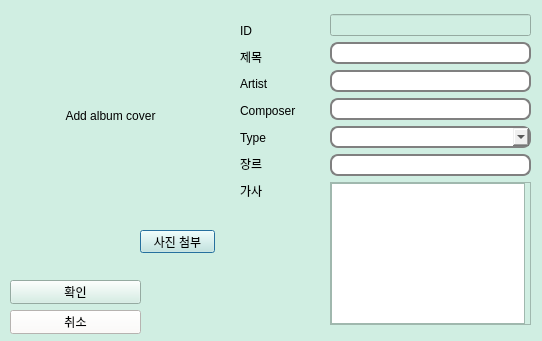
<?xml version="1.0" encoding="UTF-8"?>
<ui version="4.0">
 <class>ReviseWidget</class>
 <widget class="QDialog" name="ReviseWidget">
  <property name="geometry">
   <rect>
    <x>0</x>
    <y>0</y>
    <width>542</width>
    <height>341</height>
   </rect>
  </property>
  <property name="palette">
   <palette>
    <active>
     <colorrole role="WindowText">
      <brush brushstyle="SolidPattern">
       <color alpha="255">
        <red>0</red>
        <green>0</green>
        <blue>0</blue>
       </color>
      </brush>
     </colorrole>
     <colorrole role="Button">
      <brush brushstyle="SolidPattern">
       <color alpha="255">
        <red>208</red>
        <green>238</green>
        <blue>226</blue>
       </color>
      </brush>
     </colorrole>
     <colorrole role="Light">
      <brush brushstyle="SolidPattern">
       <color alpha="255">
        <red>255</red>
        <green>255</green>
        <blue>255</blue>
       </color>
      </brush>
     </colorrole>
     <colorrole role="Midlight">
      <brush brushstyle="SolidPattern">
       <color alpha="255">
        <red>231</red>
        <green>246</green>
        <blue>240</blue>
       </color>
      </brush>
     </colorrole>
     <colorrole role="Dark">
      <brush brushstyle="SolidPattern">
       <color alpha="255">
        <red>104</red>
        <green>119</green>
        <blue>113</blue>
       </color>
      </brush>
     </colorrole>
     <colorrole role="Mid">
      <brush brushstyle="SolidPattern">
       <color alpha="255">
        <red>139</red>
        <green>159</green>
        <blue>151</blue>
       </color>
      </brush>
     </colorrole>
     <colorrole role="Text">
      <brush brushstyle="SolidPattern">
       <color alpha="255">
        <red>0</red>
        <green>0</green>
        <blue>0</blue>
       </color>
      </brush>
     </colorrole>
     <colorrole role="BrightText">
      <brush brushstyle="SolidPattern">
       <color alpha="255">
        <red>255</red>
        <green>255</green>
        <blue>255</blue>
       </color>
      </brush>
     </colorrole>
     <colorrole role="ButtonText">
      <brush brushstyle="SolidPattern">
       <color alpha="255">
        <red>0</red>
        <green>0</green>
        <blue>0</blue>
       </color>
      </brush>
     </colorrole>
     <colorrole role="Base">
      <brush brushstyle="SolidPattern">
       <color alpha="255">
        <red>255</red>
        <green>255</green>
        <blue>255</blue>
       </color>
      </brush>
     </colorrole>
     <colorrole role="Window">
      <brush brushstyle="SolidPattern">
       <color alpha="255">
        <red>208</red>
        <green>238</green>
        <blue>226</blue>
       </color>
      </brush>
     </colorrole>
     <colorrole role="Shadow">
      <brush brushstyle="SolidPattern">
       <color alpha="255">
        <red>0</red>
        <green>0</green>
        <blue>0</blue>
       </color>
      </brush>
     </colorrole>
     <colorrole role="AlternateBase">
      <brush brushstyle="SolidPattern">
       <color alpha="255">
        <red>231</red>
        <green>246</green>
        <blue>240</blue>
       </color>
      </brush>
     </colorrole>
     <colorrole role="ToolTipBase">
      <brush brushstyle="SolidPattern">
       <color alpha="255">
        <red>255</red>
        <green>255</green>
        <blue>220</blue>
       </color>
      </brush>
     </colorrole>
     <colorrole role="ToolTipText">
      <brush brushstyle="SolidPattern">
       <color alpha="255">
        <red>0</red>
        <green>0</green>
        <blue>0</blue>
       </color>
      </brush>
     </colorrole>
     <colorrole role="PlaceholderText">
      <brush brushstyle="SolidPattern">
       <color alpha="128">
        <red>0</red>
        <green>0</green>
        <blue>0</blue>
       </color>
      </brush>
     </colorrole>
    </active>
    <inactive>
     <colorrole role="WindowText">
      <brush brushstyle="SolidPattern">
       <color alpha="255">
        <red>0</red>
        <green>0</green>
        <blue>0</blue>
       </color>
      </brush>
     </colorrole>
     <colorrole role="Button">
      <brush brushstyle="SolidPattern">
       <color alpha="255">
        <red>208</red>
        <green>238</green>
        <blue>226</blue>
       </color>
      </brush>
     </colorrole>
     <colorrole role="Light">
      <brush brushstyle="SolidPattern">
       <color alpha="255">
        <red>255</red>
        <green>255</green>
        <blue>255</blue>
       </color>
      </brush>
     </colorrole>
     <colorrole role="Midlight">
      <brush brushstyle="SolidPattern">
       <color alpha="255">
        <red>231</red>
        <green>246</green>
        <blue>240</blue>
       </color>
      </brush>
     </colorrole>
     <colorrole role="Dark">
      <brush brushstyle="SolidPattern">
       <color alpha="255">
        <red>104</red>
        <green>119</green>
        <blue>113</blue>
       </color>
      </brush>
     </colorrole>
     <colorrole role="Mid">
      <brush brushstyle="SolidPattern">
       <color alpha="255">
        <red>139</red>
        <green>159</green>
        <blue>151</blue>
       </color>
      </brush>
     </colorrole>
     <colorrole role="Text">
      <brush brushstyle="SolidPattern">
       <color alpha="255">
        <red>0</red>
        <green>0</green>
        <blue>0</blue>
       </color>
      </brush>
     </colorrole>
     <colorrole role="BrightText">
      <brush brushstyle="SolidPattern">
       <color alpha="255">
        <red>255</red>
        <green>255</green>
        <blue>255</blue>
       </color>
      </brush>
     </colorrole>
     <colorrole role="ButtonText">
      <brush brushstyle="SolidPattern">
       <color alpha="255">
        <red>0</red>
        <green>0</green>
        <blue>0</blue>
       </color>
      </brush>
     </colorrole>
     <colorrole role="Base">
      <brush brushstyle="SolidPattern">
       <color alpha="255">
        <red>255</red>
        <green>255</green>
        <blue>255</blue>
       </color>
      </brush>
     </colorrole>
     <colorrole role="Window">
      <brush brushstyle="SolidPattern">
       <color alpha="255">
        <red>208</red>
        <green>238</green>
        <blue>226</blue>
       </color>
      </brush>
     </colorrole>
     <colorrole role="Shadow">
      <brush brushstyle="SolidPattern">
       <color alpha="255">
        <red>0</red>
        <green>0</green>
        <blue>0</blue>
       </color>
      </brush>
     </colorrole>
     <colorrole role="AlternateBase">
      <brush brushstyle="SolidPattern">
       <color alpha="255">
        <red>231</red>
        <green>246</green>
        <blue>240</blue>
       </color>
      </brush>
     </colorrole>
     <colorrole role="ToolTipBase">
      <brush brushstyle="SolidPattern">
       <color alpha="255">
        <red>255</red>
        <green>255</green>
        <blue>220</blue>
       </color>
      </brush>
     </colorrole>
     <colorrole role="ToolTipText">
      <brush brushstyle="SolidPattern">
       <color alpha="255">
        <red>0</red>
        <green>0</green>
        <blue>0</blue>
       </color>
      </brush>
     </colorrole>
     <colorrole role="PlaceholderText">
      <brush brushstyle="SolidPattern">
       <color alpha="128">
        <red>0</red>
        <green>0</green>
        <blue>0</blue>
       </color>
      </brush>
     </colorrole>
    </inactive>
    <disabled>
     <colorrole role="WindowText">
      <brush brushstyle="SolidPattern">
       <color alpha="255">
        <red>104</red>
        <green>119</green>
        <blue>113</blue>
       </color>
      </brush>
     </colorrole>
     <colorrole role="Button">
      <brush brushstyle="SolidPattern">
       <color alpha="255">
        <red>208</red>
        <green>238</green>
        <blue>226</blue>
       </color>
      </brush>
     </colorrole>
     <colorrole role="Light">
      <brush brushstyle="SolidPattern">
       <color alpha="255">
        <red>255</red>
        <green>255</green>
        <blue>255</blue>
       </color>
      </brush>
     </colorrole>
     <colorrole role="Midlight">
      <brush brushstyle="SolidPattern">
       <color alpha="255">
        <red>231</red>
        <green>246</green>
        <blue>240</blue>
       </color>
      </brush>
     </colorrole>
     <colorrole role="Dark">
      <brush brushstyle="SolidPattern">
       <color alpha="255">
        <red>104</red>
        <green>119</green>
        <blue>113</blue>
       </color>
      </brush>
     </colorrole>
     <colorrole role="Mid">
      <brush brushstyle="SolidPattern">
       <color alpha="255">
        <red>139</red>
        <green>159</green>
        <blue>151</blue>
       </color>
      </brush>
     </colorrole>
     <colorrole role="Text">
      <brush brushstyle="SolidPattern">
       <color alpha="255">
        <red>104</red>
        <green>119</green>
        <blue>113</blue>
       </color>
      </brush>
     </colorrole>
     <colorrole role="BrightText">
      <brush brushstyle="SolidPattern">
       <color alpha="255">
        <red>255</red>
        <green>255</green>
        <blue>255</blue>
       </color>
      </brush>
     </colorrole>
     <colorrole role="ButtonText">
      <brush brushstyle="SolidPattern">
       <color alpha="255">
        <red>104</red>
        <green>119</green>
        <blue>113</blue>
       </color>
      </brush>
     </colorrole>
     <colorrole role="Base">
      <brush brushstyle="SolidPattern">
       <color alpha="255">
        <red>208</red>
        <green>238</green>
        <blue>226</blue>
       </color>
      </brush>
     </colorrole>
     <colorrole role="Window">
      <brush brushstyle="SolidPattern">
       <color alpha="255">
        <red>208</red>
        <green>238</green>
        <blue>226</blue>
       </color>
      </brush>
     </colorrole>
     <colorrole role="Shadow">
      <brush brushstyle="SolidPattern">
       <color alpha="255">
        <red>0</red>
        <green>0</green>
        <blue>0</blue>
       </color>
      </brush>
     </colorrole>
     <colorrole role="AlternateBase">
      <brush brushstyle="SolidPattern">
       <color alpha="255">
        <red>208</red>
        <green>238</green>
        <blue>226</blue>
       </color>
      </brush>
     </colorrole>
     <colorrole role="ToolTipBase">
      <brush brushstyle="SolidPattern">
       <color alpha="255">
        <red>255</red>
        <green>255</green>
        <blue>220</blue>
       </color>
      </brush>
     </colorrole>
     <colorrole role="ToolTipText">
      <brush brushstyle="SolidPattern">
       <color alpha="255">
        <red>0</red>
        <green>0</green>
        <blue>0</blue>
       </color>
      </brush>
     </colorrole>
     <colorrole role="PlaceholderText">
      <brush brushstyle="SolidPattern">
       <color alpha="128">
        <red>0</red>
        <green>0</green>
        <blue>0</blue>
       </color>
      </brush>
     </colorrole>
    </disabled>
   </palette>
  </property>
  <property name="windowTitle">
   <string>Dialog</string>
  </property>
  <widget class="QPushButton" name="pictureadd">
   <property name="geometry">
    <rect>
     <x>140</x>
     <y>230</y>
     <width>75</width>
     <height>23</height>
    </rect>
   </property>
   <property name="text">
    <string>사진 첨부</string>
   </property>
  </widget>
  <widget class="QLabel" name="albumcover">
   <property name="geometry">
    <rect>
     <x>10</x>
     <y>0</y>
     <width>201</width>
     <height>231</height>
    </rect>
   </property>
   <property name="palette">
    <palette>
     <active>
      <colorrole role="WindowText">
       <brush brushstyle="SolidPattern">
        <color alpha="255">
         <red>0</red>
         <green>0</green>
         <blue>0</blue>
        </color>
       </brush>
      </colorrole>
      <colorrole role="Button">
       <brush brushstyle="SolidPattern">
        <color alpha="255">
         <red>255</red>
         <green>255</green>
         <blue>255</blue>
        </color>
       </brush>
      </colorrole>
      <colorrole role="Light">
       <brush brushstyle="SolidPattern">
        <color alpha="255">
         <red>255</red>
         <green>255</green>
         <blue>255</blue>
        </color>
       </brush>
      </colorrole>
      <colorrole role="Midlight">
       <brush brushstyle="SolidPattern">
        <color alpha="255">
         <red>255</red>
         <green>255</green>
         <blue>255</blue>
        </color>
       </brush>
      </colorrole>
      <colorrole role="Dark">
       <brush brushstyle="SolidPattern">
        <color alpha="255">
         <red>127</red>
         <green>127</green>
         <blue>127</blue>
        </color>
       </brush>
      </colorrole>
      <colorrole role="Mid">
       <brush brushstyle="SolidPattern">
        <color alpha="255">
         <red>170</red>
         <green>170</green>
         <blue>170</blue>
        </color>
       </brush>
      </colorrole>
      <colorrole role="Text">
       <brush brushstyle="SolidPattern">
        <color alpha="255">
         <red>0</red>
         <green>0</green>
         <blue>0</blue>
        </color>
       </brush>
      </colorrole>
      <colorrole role="BrightText">
       <brush brushstyle="SolidPattern">
        <color alpha="255">
         <red>255</red>
         <green>255</green>
         <blue>255</blue>
        </color>
       </brush>
      </colorrole>
      <colorrole role="ButtonText">
       <brush brushstyle="SolidPattern">
        <color alpha="255">
         <red>0</red>
         <green>0</green>
         <blue>0</blue>
        </color>
       </brush>
      </colorrole>
      <colorrole role="Base">
       <brush brushstyle="SolidPattern">
        <color alpha="255">
         <red>255</red>
         <green>255</green>
         <blue>255</blue>
        </color>
       </brush>
      </colorrole>
      <colorrole role="Window">
       <brush brushstyle="SolidPattern">
        <color alpha="255">
         <red>255</red>
         <green>255</green>
         <blue>255</blue>
        </color>
       </brush>
      </colorrole>
      <colorrole role="Shadow">
       <brush brushstyle="SolidPattern">
        <color alpha="255">
         <red>0</red>
         <green>0</green>
         <blue>0</blue>
        </color>
       </brush>
      </colorrole>
      <colorrole role="AlternateBase">
       <brush brushstyle="SolidPattern">
        <color alpha="255">
         <red>255</red>
         <green>255</green>
         <blue>255</blue>
        </color>
       </brush>
      </colorrole>
      <colorrole role="ToolTipBase">
       <brush brushstyle="SolidPattern">
        <color alpha="255">
         <red>255</red>
         <green>255</green>
         <blue>220</blue>
        </color>
       </brush>
      </colorrole>
      <colorrole role="ToolTipText">
       <brush brushstyle="SolidPattern">
        <color alpha="255">
         <red>0</red>
         <green>0</green>
         <blue>0</blue>
        </color>
       </brush>
      </colorrole>
      <colorrole role="PlaceholderText">
       <brush brushstyle="SolidPattern">
        <color alpha="128">
         <red>0</red>
         <green>0</green>
         <blue>0</blue>
        </color>
       </brush>
      </colorrole>
     </active>
     <inactive>
      <colorrole role="WindowText">
       <brush brushstyle="SolidPattern">
        <color alpha="255">
         <red>0</red>
         <green>0</green>
         <blue>0</blue>
        </color>
       </brush>
      </colorrole>
      <colorrole role="Button">
       <brush brushstyle="SolidPattern">
        <color alpha="255">
         <red>255</red>
         <green>255</green>
         <blue>255</blue>
        </color>
       </brush>
      </colorrole>
      <colorrole role="Light">
       <brush brushstyle="SolidPattern">
        <color alpha="255">
         <red>255</red>
         <green>255</green>
         <blue>255</blue>
        </color>
       </brush>
      </colorrole>
      <colorrole role="Midlight">
       <brush brushstyle="SolidPattern">
        <color alpha="255">
         <red>255</red>
         <green>255</green>
         <blue>255</blue>
        </color>
       </brush>
      </colorrole>
      <colorrole role="Dark">
       <brush brushstyle="SolidPattern">
        <color alpha="255">
         <red>127</red>
         <green>127</green>
         <blue>127</blue>
        </color>
       </brush>
      </colorrole>
      <colorrole role="Mid">
       <brush brushstyle="SolidPattern">
        <color alpha="255">
         <red>170</red>
         <green>170</green>
         <blue>170</blue>
        </color>
       </brush>
      </colorrole>
      <colorrole role="Text">
       <brush brushstyle="SolidPattern">
        <color alpha="255">
         <red>0</red>
         <green>0</green>
         <blue>0</blue>
        </color>
       </brush>
      </colorrole>
      <colorrole role="BrightText">
       <brush brushstyle="SolidPattern">
        <color alpha="255">
         <red>255</red>
         <green>255</green>
         <blue>255</blue>
        </color>
       </brush>
      </colorrole>
      <colorrole role="ButtonText">
       <brush brushstyle="SolidPattern">
        <color alpha="255">
         <red>0</red>
         <green>0</green>
         <blue>0</blue>
        </color>
       </brush>
      </colorrole>
      <colorrole role="Base">
       <brush brushstyle="SolidPattern">
        <color alpha="255">
         <red>255</red>
         <green>255</green>
         <blue>255</blue>
        </color>
       </brush>
      </colorrole>
      <colorrole role="Window">
       <brush brushstyle="SolidPattern">
        <color alpha="255">
         <red>255</red>
         <green>255</green>
         <blue>255</blue>
        </color>
       </brush>
      </colorrole>
      <colorrole role="Shadow">
       <brush brushstyle="SolidPattern">
        <color alpha="255">
         <red>0</red>
         <green>0</green>
         <blue>0</blue>
        </color>
       </brush>
      </colorrole>
      <colorrole role="AlternateBase">
       <brush brushstyle="SolidPattern">
        <color alpha="255">
         <red>255</red>
         <green>255</green>
         <blue>255</blue>
        </color>
       </brush>
      </colorrole>
      <colorrole role="ToolTipBase">
       <brush brushstyle="SolidPattern">
        <color alpha="255">
         <red>255</red>
         <green>255</green>
         <blue>220</blue>
        </color>
       </brush>
      </colorrole>
      <colorrole role="ToolTipText">
       <brush brushstyle="SolidPattern">
        <color alpha="255">
         <red>0</red>
         <green>0</green>
         <blue>0</blue>
        </color>
       </brush>
      </colorrole>
      <colorrole role="PlaceholderText">
       <brush brushstyle="SolidPattern">
        <color alpha="128">
         <red>0</red>
         <green>0</green>
         <blue>0</blue>
        </color>
       </brush>
      </colorrole>
     </inactive>
     <disabled>
      <colorrole role="WindowText">
       <brush brushstyle="SolidPattern">
        <color alpha="255">
         <red>127</red>
         <green>127</green>
         <blue>127</blue>
        </color>
       </brush>
      </colorrole>
      <colorrole role="Button">
       <brush brushstyle="SolidPattern">
        <color alpha="255">
         <red>255</red>
         <green>255</green>
         <blue>255</blue>
        </color>
       </brush>
      </colorrole>
      <colorrole role="Light">
       <brush brushstyle="SolidPattern">
        <color alpha="255">
         <red>255</red>
         <green>255</green>
         <blue>255</blue>
        </color>
       </brush>
      </colorrole>
      <colorrole role="Midlight">
       <brush brushstyle="SolidPattern">
        <color alpha="255">
         <red>255</red>
         <green>255</green>
         <blue>255</blue>
        </color>
       </brush>
      </colorrole>
      <colorrole role="Dark">
       <brush brushstyle="SolidPattern">
        <color alpha="255">
         <red>127</red>
         <green>127</green>
         <blue>127</blue>
        </color>
       </brush>
      </colorrole>
      <colorrole role="Mid">
       <brush brushstyle="SolidPattern">
        <color alpha="255">
         <red>170</red>
         <green>170</green>
         <blue>170</blue>
        </color>
       </brush>
      </colorrole>
      <colorrole role="Text">
       <brush brushstyle="SolidPattern">
        <color alpha="255">
         <red>127</red>
         <green>127</green>
         <blue>127</blue>
        </color>
       </brush>
      </colorrole>
      <colorrole role="BrightText">
       <brush brushstyle="SolidPattern">
        <color alpha="255">
         <red>255</red>
         <green>255</green>
         <blue>255</blue>
        </color>
       </brush>
      </colorrole>
      <colorrole role="ButtonText">
       <brush brushstyle="SolidPattern">
        <color alpha="255">
         <red>127</red>
         <green>127</green>
         <blue>127</blue>
        </color>
       </brush>
      </colorrole>
      <colorrole role="Base">
       <brush brushstyle="SolidPattern">
        <color alpha="255">
         <red>255</red>
         <green>255</green>
         <blue>255</blue>
        </color>
       </brush>
      </colorrole>
      <colorrole role="Window">
       <brush brushstyle="SolidPattern">
        <color alpha="255">
         <red>255</red>
         <green>255</green>
         <blue>255</blue>
        </color>
       </brush>
      </colorrole>
      <colorrole role="Shadow">
       <brush brushstyle="SolidPattern">
        <color alpha="255">
         <red>0</red>
         <green>0</green>
         <blue>0</blue>
        </color>
       </brush>
      </colorrole>
      <colorrole role="AlternateBase">
       <brush brushstyle="SolidPattern">
        <color alpha="255">
         <red>255</red>
         <green>255</green>
         <blue>255</blue>
        </color>
       </brush>
      </colorrole>
      <colorrole role="ToolTipBase">
       <brush brushstyle="SolidPattern">
        <color alpha="255">
         <red>255</red>
         <green>255</green>
         <blue>220</blue>
        </color>
       </brush>
      </colorrole>
      <colorrole role="ToolTipText">
       <brush brushstyle="SolidPattern">
        <color alpha="255">
         <red>0</red>
         <green>0</green>
         <blue>0</blue>
        </color>
       </brush>
      </colorrole>
      <colorrole role="PlaceholderText">
       <brush brushstyle="SolidPattern">
        <color alpha="128">
         <red>0</red>
         <green>0</green>
         <blue>0</blue>
        </color>
       </brush>
      </colorrole>
     </disabled>
    </palette>
   </property>
   <property name="text">
    <string>Add album cover</string>
   </property>
   <property name="alignment">
    <set>Qt::AlignCenter</set>
   </property>
  </widget>
  <widget class="QWidget" name="">
   <property name="geometry">
    <rect>
     <x>330</x>
     <y>14</y>
     <width>201</width>
     <height>311</height>
    </rect>
   </property>
   <layout class="QVBoxLayout" name="verticalLayout">
    <item>
     <widget class="QLineEdit" name="IdEdit">
      <property name="enabled">
       <bool>false</bool>
      </property>
      <property name="styleSheet">
       <string notr="true"/>
      </property>
      <property name="inputMask">
       <string/>
      </property>
      <property name="text">
       <string notr="true"/>
      </property>
      <property name="frame">
       <bool>true</bool>
      </property>
      <property name="echoMode">
       <enum>QLineEdit::Normal</enum>
      </property>
      <property name="readOnly">
       <bool>false</bool>
      </property>
     </widget>
    </item>
    <item>
     <widget class="QLineEdit" name="SubjectEdit">
      <property name="styleSheet">
       <string notr="true">QLineEdit {
padding: 1px;
border-style: solid;
border: 2px solid gray;
border-radius: 8px;
}</string>
      </property>
      <property name="text">
       <string/>
      </property>
     </widget>
    </item>
    <item>
     <widget class="QLineEdit" name="ArtistEdit">
      <property name="styleSheet">
       <string notr="true">QLineEdit {
padding: 1px;
border-style: solid;
border: 2px solid gray;
border-radius: 8px;
}</string>
      </property>
      <property name="text">
       <string/>
      </property>
     </widget>
    </item>
    <item>
     <widget class="QLineEdit" name="ComposerEdit">
      <property name="styleSheet">
       <string notr="true">QLineEdit {
padding: 1px;
border-style: solid;
border: 2px solid gray;
border-radius: 8px;
}</string>
      </property>
      <property name="text">
       <string/>
      </property>
     </widget>
    </item>
    <item>
     <widget class="QComboBox" name="comboBox">
      <property name="styleSheet">
       <string notr="true">
padding: 1px;
border-style: solid;
border: 2px solid gray;
border-radius: 8px;
</string>
      </property>
      <item>
       <property name="text">
        <string/>
       </property>
      </item>
      <item>
       <property name="text">
        <string>Song</string>
       </property>
      </item>
      <item>
       <property name="text">
        <string>Inst.</string>
       </property>
      </item>
     </widget>
    </item>
    <item>
     <widget class="QLineEdit" name="GenreEdit">
      <property name="styleSheet">
       <string notr="true">QLineEdit {
padding: 1px;
border-style: solid;
border: 2px solid gray;
border-radius: 8px;
}</string>
      </property>
      <property name="text">
       <string/>
      </property>
     </widget>
    </item>
    <item>
     <widget class="QScrollArea" name="scrollArea">
      <property name="widgetResizable">
       <bool>true</bool>
      </property>
      <widget class="QWidget" name="scrollAreaWidgetContents">
       <property name="geometry">
        <rect>
         <x>0</x>
         <y>0</y>
         <width>197</width>
         <height>141</height>
        </rect>
       </property>
       <widget class="QTextEdit" name="lyricsedit">
        <property name="geometry">
         <rect>
          <x>0</x>
          <y>0</y>
          <width>194</width>
          <height>141</height>
         </rect>
        </property>
       </widget>
      </widget>
     </widget>
    </item>
   </layout>
  </widget>
  <widget class="QWidget" name="">
   <property name="geometry">
    <rect>
     <x>240</x>
     <y>20</y>
     <width>61</width>
     <height>181</height>
    </rect>
   </property>
   <layout class="QVBoxLayout" name="verticalLayout_2">
    <item>
     <widget class="QLabel" name="label">
      <property name="text">
       <string>ID </string>
      </property>
     </widget>
    </item>
    <item>
     <widget class="QLabel" name="label_2">
      <property name="text">
       <string>제목</string>
      </property>
     </widget>
    </item>
    <item>
     <widget class="QLabel" name="label_4">
      <property name="text">
       <string>Artist</string>
      </property>
     </widget>
    </item>
    <item>
     <widget class="QLabel" name="label_3">
      <property name="text">
       <string>Composer</string>
      </property>
     </widget>
    </item>
    <item>
     <widget class="QLabel" name="label_5">
      <property name="text">
       <string>Type</string>
      </property>
     </widget>
    </item>
    <item>
     <widget class="QLabel" name="label_6">
      <property name="text">
       <string>장르</string>
      </property>
     </widget>
    </item>
    <item>
     <widget class="QLabel" name="label_7">
      <property name="text">
       <string>가사</string>
      </property>
     </widget>
    </item>
   </layout>
  </widget>
  <widget class="QWidget" name="">
   <property name="geometry">
    <rect>
     <x>10</x>
     <y>280</y>
     <width>131</width>
     <height>54</height>
    </rect>
   </property>
   <layout class="QVBoxLayout" name="verticalLayout_3">
    <item>
     <widget class="QPushButton" name="Confirm">
      <property name="text">
       <string>확인</string>
      </property>
     </widget>
    </item>
    <item>
     <widget class="QPushButton" name="Cancle">
      <property name="enabled">
       <bool>true</bool>
      </property>
      <property name="maximumSize">
       <size>
        <width>194</width>
        <height>16777215</height>
       </size>
      </property>
      <property name="palette">
       <palette>
        <active>
         <colorrole role="WindowText">
          <brush brushstyle="SolidPattern">
           <color alpha="255">
            <red>0</red>
            <green>0</green>
            <blue>0</blue>
           </color>
          </brush>
         </colorrole>
         <colorrole role="Button">
          <brush brushstyle="SolidPattern">
           <color alpha="255">
            <red>255</red>
            <green>251</green>
            <blue>247</blue>
           </color>
          </brush>
         </colorrole>
         <colorrole role="Light">
          <brush brushstyle="SolidPattern">
           <color alpha="255">
            <red>255</red>
            <green>255</green>
            <blue>255</blue>
           </color>
          </brush>
         </colorrole>
         <colorrole role="Midlight">
          <brush brushstyle="SolidPattern">
           <color alpha="255">
            <red>255</red>
            <green>253</green>
            <blue>251</blue>
           </color>
          </brush>
         </colorrole>
         <colorrole role="Dark">
          <brush brushstyle="SolidPattern">
           <color alpha="255">
            <red>127</red>
            <green>125</green>
            <blue>123</blue>
           </color>
          </brush>
         </colorrole>
         <colorrole role="Mid">
          <brush brushstyle="SolidPattern">
           <color alpha="255">
            <red>170</red>
            <green>167</green>
            <blue>165</blue>
           </color>
          </brush>
         </colorrole>
         <colorrole role="Text">
          <brush brushstyle="SolidPattern">
           <color alpha="255">
            <red>0</red>
            <green>0</green>
            <blue>0</blue>
           </color>
          </brush>
         </colorrole>
         <colorrole role="BrightText">
          <brush brushstyle="SolidPattern">
           <color alpha="255">
            <red>255</red>
            <green>255</green>
            <blue>255</blue>
           </color>
          </brush>
         </colorrole>
         <colorrole role="ButtonText">
          <brush brushstyle="SolidPattern">
           <color alpha="255">
            <red>0</red>
            <green>0</green>
            <blue>0</blue>
           </color>
          </brush>
         </colorrole>
         <colorrole role="Base">
          <brush brushstyle="SolidPattern">
           <color alpha="255">
            <red>255</red>
            <green>255</green>
            <blue>255</blue>
           </color>
          </brush>
         </colorrole>
         <colorrole role="Window">
          <brush brushstyle="SolidPattern">
           <color alpha="255">
            <red>255</red>
            <green>251</green>
            <blue>247</blue>
           </color>
          </brush>
         </colorrole>
         <colorrole role="Shadow">
          <brush brushstyle="SolidPattern">
           <color alpha="255">
            <red>0</red>
            <green>0</green>
            <blue>0</blue>
           </color>
          </brush>
         </colorrole>
         <colorrole role="AlternateBase">
          <brush brushstyle="SolidPattern">
           <color alpha="255">
            <red>255</red>
            <green>253</green>
            <blue>251</blue>
           </color>
          </brush>
         </colorrole>
         <colorrole role="ToolTipBase">
          <brush brushstyle="SolidPattern">
           <color alpha="255">
            <red>255</red>
            <green>255</green>
            <blue>220</blue>
           </color>
          </brush>
         </colorrole>
         <colorrole role="ToolTipText">
          <brush brushstyle="SolidPattern">
           <color alpha="255">
            <red>0</red>
            <green>0</green>
            <blue>0</blue>
           </color>
          </brush>
         </colorrole>
         <colorrole role="PlaceholderText">
          <brush brushstyle="SolidPattern">
           <color alpha="128">
            <red>0</red>
            <green>0</green>
            <blue>0</blue>
           </color>
          </brush>
         </colorrole>
        </active>
        <inactive>
         <colorrole role="WindowText">
          <brush brushstyle="SolidPattern">
           <color alpha="255">
            <red>0</red>
            <green>0</green>
            <blue>0</blue>
           </color>
          </brush>
         </colorrole>
         <colorrole role="Button">
          <brush brushstyle="SolidPattern">
           <color alpha="255">
            <red>255</red>
            <green>251</green>
            <blue>247</blue>
           </color>
          </brush>
         </colorrole>
         <colorrole role="Light">
          <brush brushstyle="SolidPattern">
           <color alpha="255">
            <red>255</red>
            <green>255</green>
            <blue>255</blue>
           </color>
          </brush>
         </colorrole>
         <colorrole role="Midlight">
          <brush brushstyle="SolidPattern">
           <color alpha="255">
            <red>255</red>
            <green>253</green>
            <blue>251</blue>
           </color>
          </brush>
         </colorrole>
         <colorrole role="Dark">
          <brush brushstyle="SolidPattern">
           <color alpha="255">
            <red>127</red>
            <green>125</green>
            <blue>123</blue>
           </color>
          </brush>
         </colorrole>
         <colorrole role="Mid">
          <brush brushstyle="SolidPattern">
           <color alpha="255">
            <red>170</red>
            <green>167</green>
            <blue>165</blue>
           </color>
          </brush>
         </colorrole>
         <colorrole role="Text">
          <brush brushstyle="SolidPattern">
           <color alpha="255">
            <red>0</red>
            <green>0</green>
            <blue>0</blue>
           </color>
          </brush>
         </colorrole>
         <colorrole role="BrightText">
          <brush brushstyle="SolidPattern">
           <color alpha="255">
            <red>255</red>
            <green>255</green>
            <blue>255</blue>
           </color>
          </brush>
         </colorrole>
         <colorrole role="ButtonText">
          <brush brushstyle="SolidPattern">
           <color alpha="255">
            <red>0</red>
            <green>0</green>
            <blue>0</blue>
           </color>
          </brush>
         </colorrole>
         <colorrole role="Base">
          <brush brushstyle="SolidPattern">
           <color alpha="255">
            <red>255</red>
            <green>255</green>
            <blue>255</blue>
           </color>
          </brush>
         </colorrole>
         <colorrole role="Window">
          <brush brushstyle="SolidPattern">
           <color alpha="255">
            <red>255</red>
            <green>251</green>
            <blue>247</blue>
           </color>
          </brush>
         </colorrole>
         <colorrole role="Shadow">
          <brush brushstyle="SolidPattern">
           <color alpha="255">
            <red>0</red>
            <green>0</green>
            <blue>0</blue>
           </color>
          </brush>
         </colorrole>
         <colorrole role="AlternateBase">
          <brush brushstyle="SolidPattern">
           <color alpha="255">
            <red>255</red>
            <green>253</green>
            <blue>251</blue>
           </color>
          </brush>
         </colorrole>
         <colorrole role="ToolTipBase">
          <brush brushstyle="SolidPattern">
           <color alpha="255">
            <red>255</red>
            <green>255</green>
            <blue>220</blue>
           </color>
          </brush>
         </colorrole>
         <colorrole role="ToolTipText">
          <brush brushstyle="SolidPattern">
           <color alpha="255">
            <red>0</red>
            <green>0</green>
            <blue>0</blue>
           </color>
          </brush>
         </colorrole>
         <colorrole role="PlaceholderText">
          <brush brushstyle="SolidPattern">
           <color alpha="128">
            <red>0</red>
            <green>0</green>
            <blue>0</blue>
           </color>
          </brush>
         </colorrole>
        </inactive>
        <disabled>
         <colorrole role="WindowText">
          <brush brushstyle="SolidPattern">
           <color alpha="255">
            <red>127</red>
            <green>125</green>
            <blue>123</blue>
           </color>
          </brush>
         </colorrole>
         <colorrole role="Button">
          <brush brushstyle="SolidPattern">
           <color alpha="255">
            <red>255</red>
            <green>251</green>
            <blue>247</blue>
           </color>
          </brush>
         </colorrole>
         <colorrole role="Light">
          <brush brushstyle="SolidPattern">
           <color alpha="255">
            <red>255</red>
            <green>255</green>
            <blue>255</blue>
           </color>
          </brush>
         </colorrole>
         <colorrole role="Midlight">
          <brush brushstyle="SolidPattern">
           <color alpha="255">
            <red>255</red>
            <green>253</green>
            <blue>251</blue>
           </color>
          </brush>
         </colorrole>
         <colorrole role="Dark">
          <brush brushstyle="SolidPattern">
           <color alpha="255">
            <red>127</red>
            <green>125</green>
            <blue>123</blue>
           </color>
          </brush>
         </colorrole>
         <colorrole role="Mid">
          <brush brushstyle="SolidPattern">
           <color alpha="255">
            <red>170</red>
            <green>167</green>
            <blue>165</blue>
           </color>
          </brush>
         </colorrole>
         <colorrole role="Text">
          <brush brushstyle="SolidPattern">
           <color alpha="255">
            <red>127</red>
            <green>125</green>
            <blue>123</blue>
           </color>
          </brush>
         </colorrole>
         <colorrole role="BrightText">
          <brush brushstyle="SolidPattern">
           <color alpha="255">
            <red>255</red>
            <green>255</green>
            <blue>255</blue>
           </color>
          </brush>
         </colorrole>
         <colorrole role="ButtonText">
          <brush brushstyle="SolidPattern">
           <color alpha="255">
            <red>127</red>
            <green>125</green>
            <blue>123</blue>
           </color>
          </brush>
         </colorrole>
         <colorrole role="Base">
          <brush brushstyle="SolidPattern">
           <color alpha="255">
            <red>255</red>
            <green>251</green>
            <blue>247</blue>
           </color>
          </brush>
         </colorrole>
         <colorrole role="Window">
          <brush brushstyle="SolidPattern">
           <color alpha="255">
            <red>255</red>
            <green>251</green>
            <blue>247</blue>
           </color>
          </brush>
         </colorrole>
         <colorrole role="Shadow">
          <brush brushstyle="SolidPattern">
           <color alpha="255">
            <red>0</red>
            <green>0</green>
            <blue>0</blue>
           </color>
          </brush>
         </colorrole>
         <colorrole role="AlternateBase">
          <brush brushstyle="SolidPattern">
           <color alpha="255">
            <red>255</red>
            <green>251</green>
            <blue>247</blue>
           </color>
          </brush>
         </colorrole>
         <colorrole role="ToolTipBase">
          <brush brushstyle="SolidPattern">
           <color alpha="255">
            <red>255</red>
            <green>255</green>
            <blue>220</blue>
           </color>
          </brush>
         </colorrole>
         <colorrole role="ToolTipText">
          <brush brushstyle="SolidPattern">
           <color alpha="255">
            <red>0</red>
            <green>0</green>
            <blue>0</blue>
           </color>
          </brush>
         </colorrole>
         <colorrole role="PlaceholderText">
          <brush brushstyle="SolidPattern">
           <color alpha="128">
            <red>0</red>
            <green>0</green>
            <blue>0</blue>
           </color>
          </brush>
         </colorrole>
        </disabled>
       </palette>
      </property>
      <property name="text">
       <string>취소</string>
      </property>
     </widget>
    </item>
   </layout>
  </widget>
 </widget>
 <resources/>
 <connections/>
</ui>
